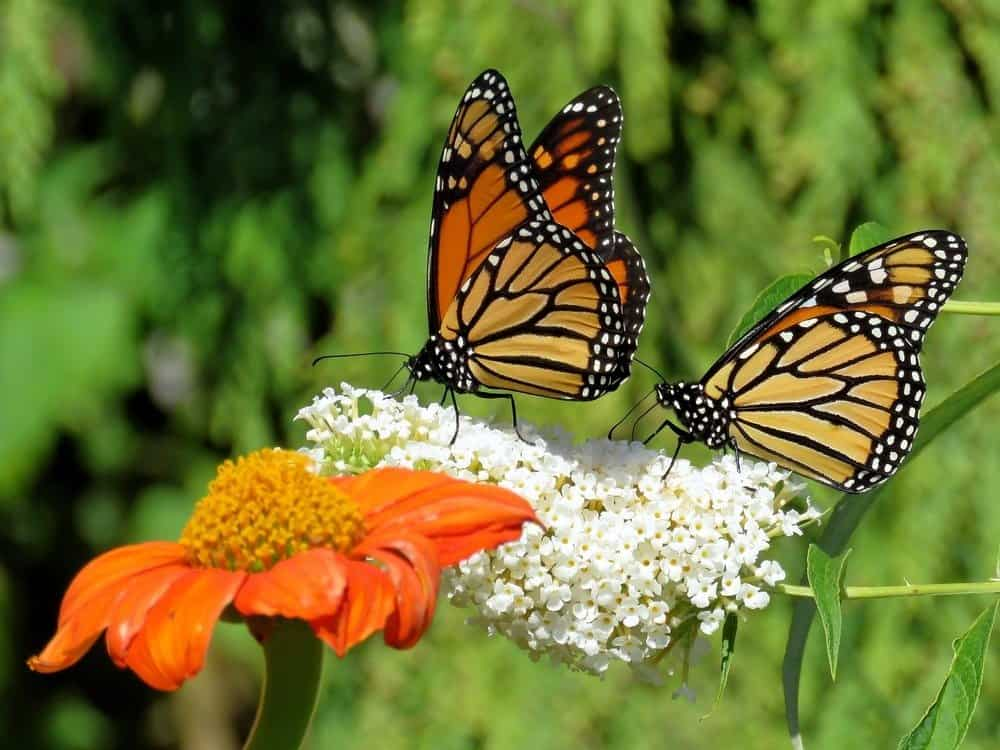
%> input picture Image Translation/rectangle.jpg, 1000 x 750 px
$ octave p5_1_5.m   (GNU Octave 9; MATLAB toolbox functions it lacks are replaced by stand-ins)
%> lines starting %> are read from the running program, lines starting %| are printed output that depends on the picture; in (x1, y1, x2, y2) boxes, pixels count from 0 and x2, y2 are one past the last pixel; in counts of white or black regions, pixels touching at a corner belong together; the program's own positions count from 1
A = imread('rectangle.jpg'); %% Read the image
%> A is the input picture: size 750x1000x3 uint8; mean R, G, B 109.6, 114.4, 50.5
X_double = double(A); %% Convert to double
[m, n, c] = size(A); %% Get the size data from the image
%> m = 750; n = 1000; c = 3
r = 306; %% # of pixels to shift
E = eye(n); %% Identity
T = zeros(n);

T(:,1:r) = E(:,n-(r-1):n); %% For columns 1 to r replace them with the identity columns from the (n - r - 1)th column to the last column
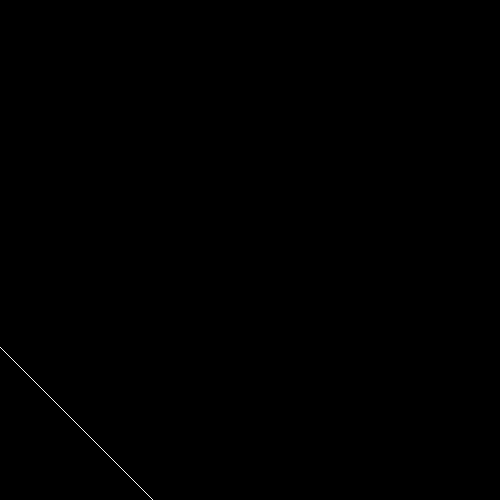
%> T: size 1000x1000 double (shown at 1/2 size); values 0 (black) and 1 (white), 0.03% white in thin lines or dots, all inside (x1, y1, x2, y2) = (0, 694, 306, 1000)
T(:,r+1:n) = E(:,1:n-r); %% From column r + 1 to the last column replace it with the identity from 1 to n - r
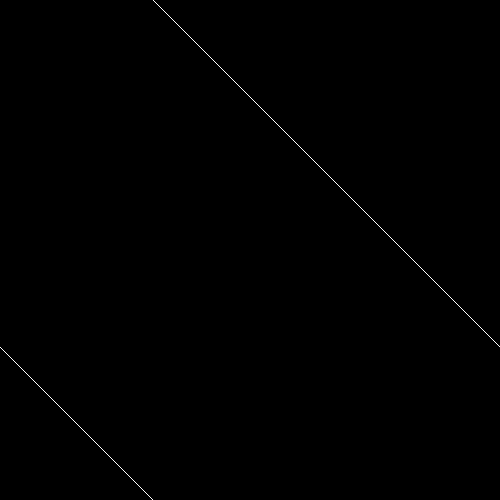
%> T: size 1000x1000 double (shown at 1/2 size); values 0 (black) and 1 (white), 0.1% white in thin lines or dots

% [6 lines of commented-out code are left out]

X_double(:,:,1) = X_double(:,:,1) * T; %% Modify the image matrix to have the shifted pixels
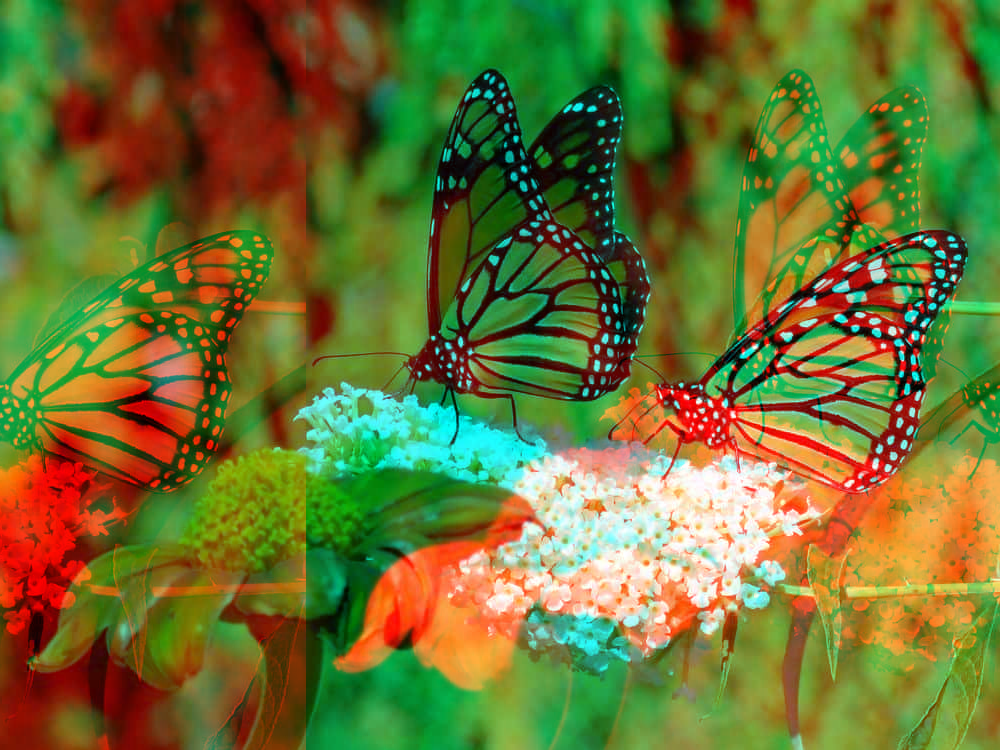
%> X_double: size 750x1000x3 double; mean R, G, B 109.6, 114.4, 50.5; mean of the top-left, top-right, bottom-left and bottom-right quarters 71, 76, 83.5, 135.5
X_double(:,:,2) = X_double(:,:,2) * T;
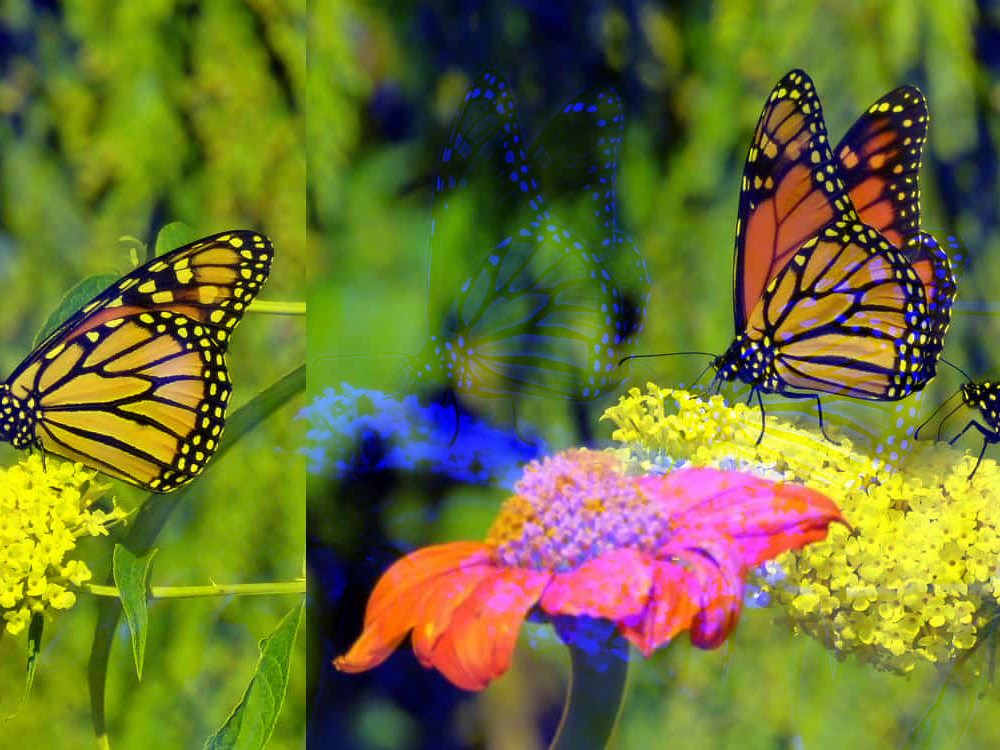
%> X_double: size 750x1000x3 double; mean R, G, B 109.6, 114.4, 50.5; mean of the top-left, top-right, bottom-left and bottom-right quarters 78.8, 68.3, 87.4, 131.6
X_double(:,:,3) = X_double(:,:,3) * T;
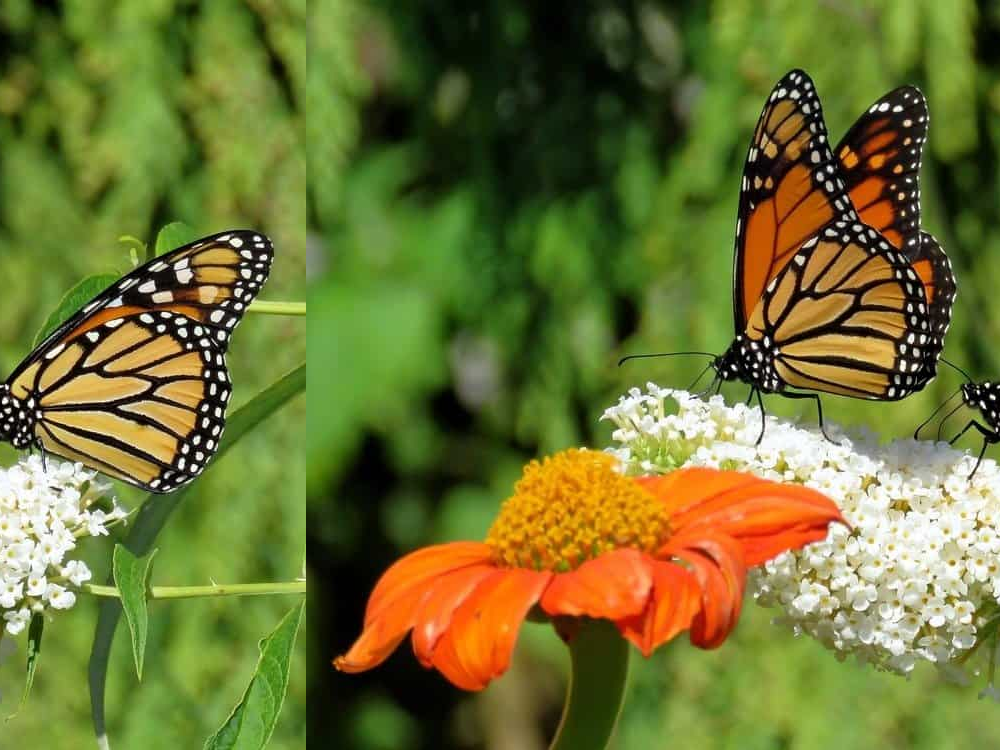
%> X_double: size 750x1000x3 double; mean R, G, B 109.6, 114.4, 50.5; mean of the top-left, top-right, bottom-left and bottom-right quarters 82.8, 64.3, 91.8, 127.3


imagesc(uint8(X_double)) %% Print the image

%imwrite(uint8(X_double),'shiftedRectangle5_1_5.jpg')

$ run again, with Image Translation/square.jpg copied over Image Translation/rectangle.jpg
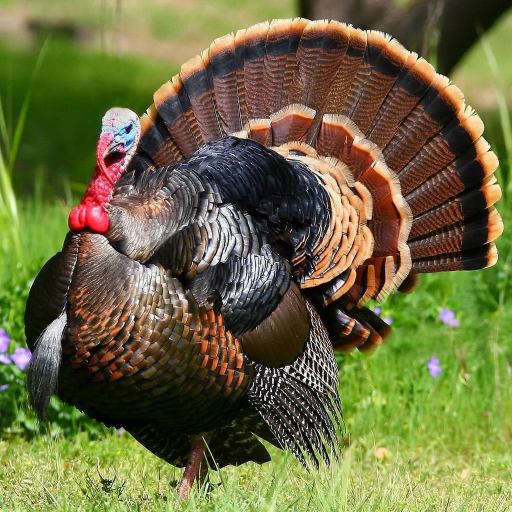
%> input picture Image Translation/square.jpg, 1024 x 1024 px (shown at 1/2 size)
%> A is the input picture: size 1024x1024x3 uint8; mean R, G, B 108.4, 107.3, 63.9
%> `T(:,r+1:n) = E(:,1:n-r);`:
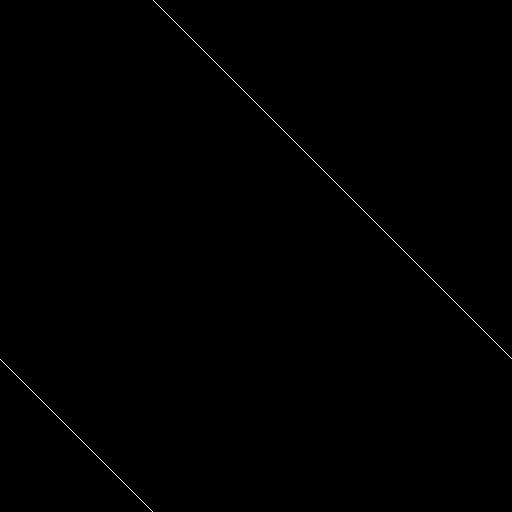
%> T: size 1024x1024 double (shown at 1/2 size); values 0 (black) and 1 (white), 0.1% white in thin lines or dots
%> `X_double(:,:,3) = X_double(:,:,3) * T;`:
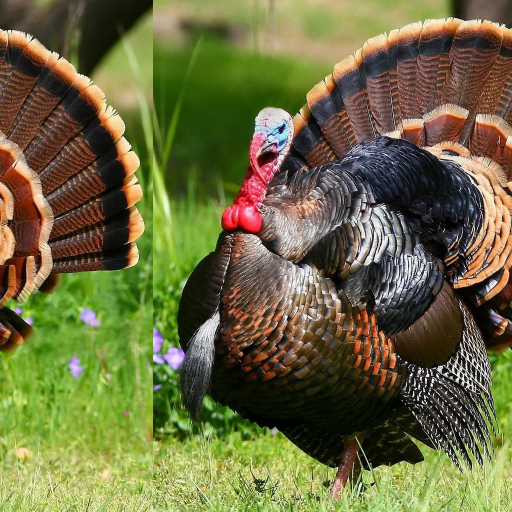
%> X_double: size 1024x1024x3 double (shown at 1/2 size); mean R, G, B 108.4, 107.3, 63.9; mean of the top-left, top-right, bottom-left and bottom-right quarters 79.9, 102.2, 107.5, 83.2
